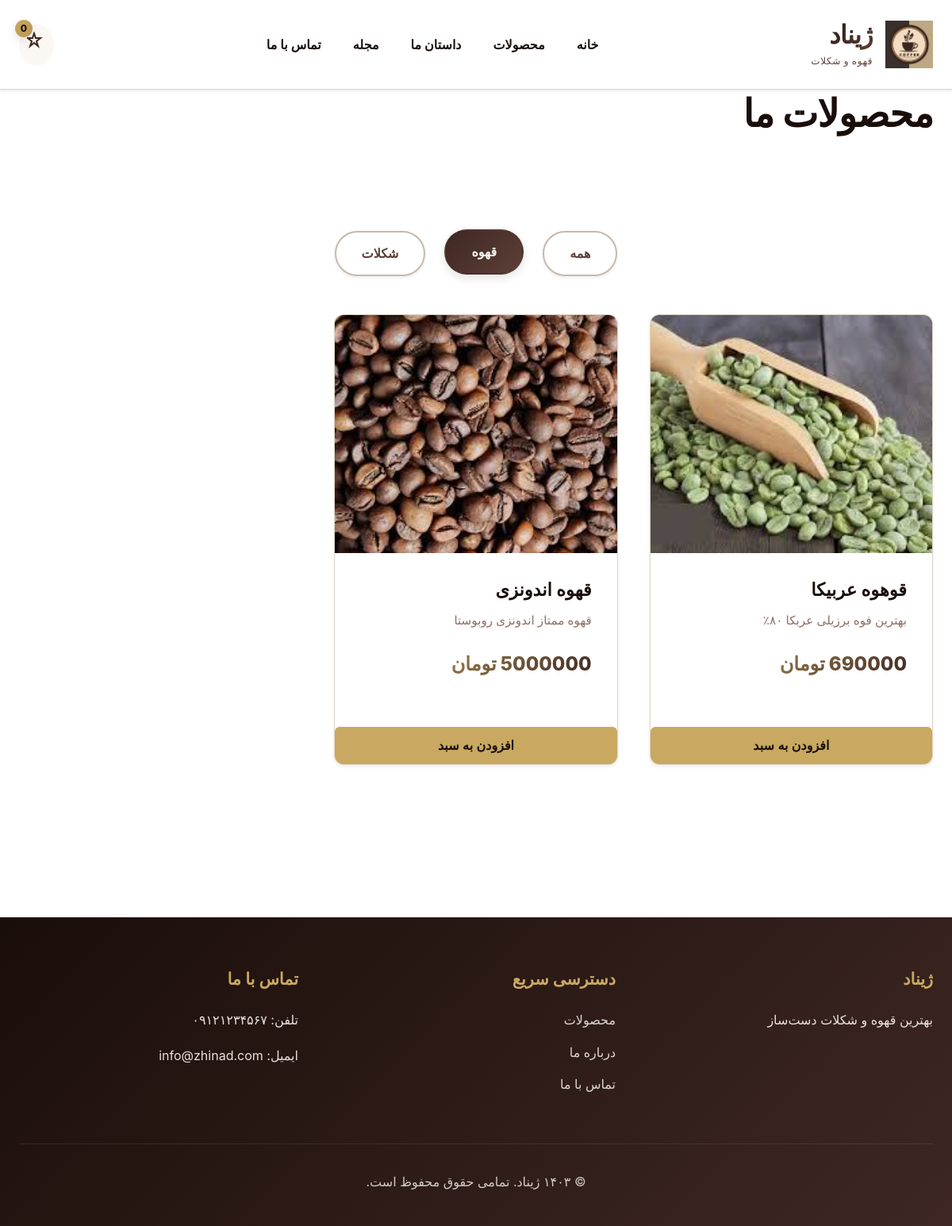
Before: /products/?category=coffee with the older database file.
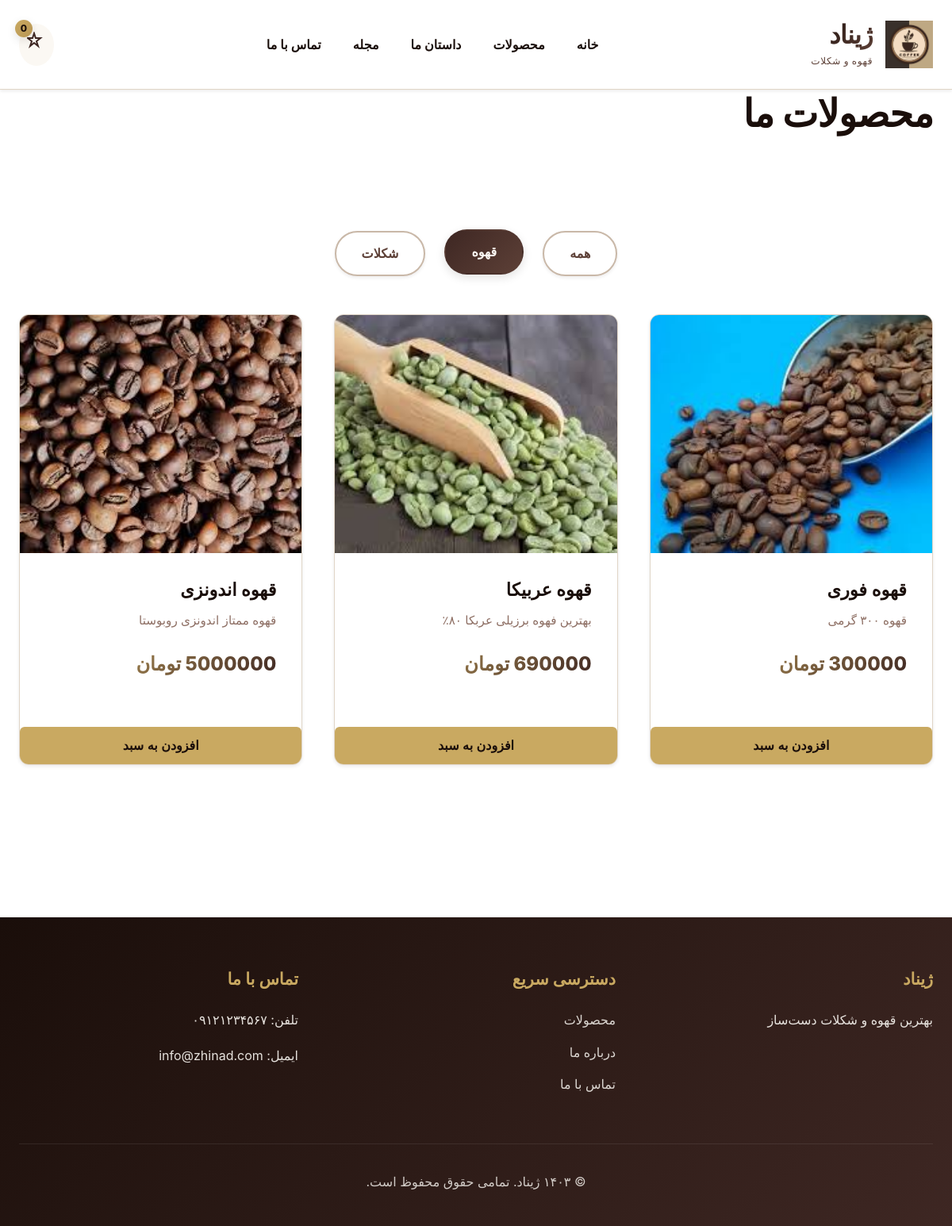
After: the same page with the newer database file.
### website/models.py (models this page shows, shortened)
class Product(models.Model):
    CATEGORY_CHOICES = [
        ('coffee', 'قهوه'),
        ('chocolate', 'شکلات'),
    ]
    title = models.CharField(max_length=200, verbose_name='عنوان')
    slug = models.SlugField(max_length=200, unique=True, blank=True, verbose_name='نامک')
    subtitle = models.CharField(max_length=300, blank=True, verbose_name='زیرعنوان')
    description = models.TextField(verbose_name='توضیحات')
    category = models.CharField(max_length=20, choices=CATEGORY_CHOICES, verbose_name='دسته‌بندی')
    main_image = models.ImageField(upload_to='products/main/', verbose_name='تصویر اصلی')
    price = models.DecimalField(max_digits=10, decimal_places=0, verbose_name='قیمت (تومان)')
    is_active = models.BooleanField(default=True, verbose_name='فعال')
    stock = models.IntegerField(default=0, verbose_name='موجودی')
    created_at = models.DateTimeField(auto_now_add=True, verbose_name='تاریخ ایجاد')
    updated_at = models.DateTimeField(auto_now=True, verbose_name='تاریخ بروزرسانی')
    class Meta:
        verbose_name = 'محصول'
        verbose_name_plural = 'محصولات'
        ordering = ['-created_at']

### website/views.py (the view)
# urls.py: path('products/', views.ProductListView.as_view(), name='products'),
class ProductListView(ListView):
    model = Product
    template_name = 'website/products_list.html'
    context_object_name = 'products'
    paginate_by = 12
    def get_queryset(self):
        queryset = Product.objects.filter(is_active=True)
        category = self.request.GET.get('category')
        if category in ['coffee', 'chocolate']:
            queryset = queryset.filter(category=category)
        return queryset
    def get_context_data(self, **kwargs):
        context = super().get_context_data(**kwargs)
        context['selected_category'] = self.request.GET.get('category', 'all')
        return context

### website/templates/website/products_list.html (shortened to what this page needs)
{% extends 'website/base.html' %}
{% block content %}
<div class="page-header">
    <div class="container">
        <h1>محصولات ما</h1>
    </div>
</div>
<section class="products-section">
    <div class="container">
        <div class="category-filter">
            <a href="{% url 'website:products' %}"
               class="filter-btn {% if selected_category == 'all' %}active{% endif %}">
                همه
            </a>
            <a href="{% url 'website:products' %}?category=coffee"
               class="filter-btn {% if selected_category == 'coffee' %}active{% endif %}">
                قهوه
            </a>
            <a href="{% url 'website:products' %}?category=chocolate"
               class="filter-btn {% if selected_category == 'chocolate' %}active{% endif %}">
                شکلات
            </a>
        </div>
        <div class="products-grid">
            {% for product in products %}
            <div class="product-card">
                <a href="{% url 'website:product_detail' product.slug %}">
                    <div class="product-image">
                        {% if product.main_image %}
                        <img src="{{ product.main_image.url }}" alt="{{ product.title }}">
                        {% endif %}
                    </div>
                    <div class="product-info">
                        <h3 class="product-title">{{ product.title }}</h3>
                        {% if product.subtitle %}
                        <p class="product-subtitle">{{ product.subtitle }}</p>
                        {% endif %}
                        <p class="product-price">{{ product.price|floatformat:0 }} تومان</p>
                    </div>
                </a>
                {% if product.stock > 0 %}
                <form action="{% url 'website:add_to_cart' product.id %}" method="post">
                    <button type="submit" class="btn btn-secondary">افزودن به سبد</button>
                </form>
                {% endif %}
            </div>
            {% empty %}
            <p class="no-products">محصولی یافت نشد.</p>
            {% endfor %}
        </div>
    </div>
</section>
{% endblock %}

### website/templates/website/base.html (shortened to what this page needs)
<!DOCTYPE html>
<html lang="fa" dir="rtl">
<head>
    {% load static %}
    <link rel="stylesheet" href="{% static 'website/css/style.css' %}">
</head>
<body>
<header class="header">
    <div class="container">
        <div class="header-content">
            <div class="logo">
                <a href="{% url 'website:home' %}">
                    <img src="{% static 'website/images/logo.png' %}" alt="ژیناد" class="logo-image">
                    <div class="logo-text">
                        <h1>ژیناد</h1>
                        <p class="tagline">قهوه و شکلات</p>
                    </div>
                </a>
            </div>
            <nav class="nav">
                <a href="{% url 'website:home' %}" class="nav-link">خانه</a>
                <a href="{% url 'website:products' %}" class="nav-link">محصولات</a>
                <a href="{% url 'website:about' %}" class="nav-link">داستان ما</a>
                <a href="{% url 'website:magazine' %}" class="nav-link">مجله</a>
                <a href="{% url 'website:contact' %}" class="nav-link">تماس با ما</a>
            </nav>
            <div class="cart-icon">
                <a href="{% url 'website:cart' %}">
                    <svg width="24" height="24" fill="none" stroke="currentColor" stroke-width="2">
                        <path d="M9 2L7 8H1l5 4-2 6 5-4 5 4-2-6 5-4h-6l-2-6z"/>
                    </svg>
                    <span class="cart-count">{{ request.session.cart|length|default:0 }}</span>
                </a>
            </div>
        </div>
    </div>
</header>
<main class="main-content">
    {% block content %}{% endblock %}
</main>
<footer class="footer">
    <div class="container">
        <div class="footer-content">
            <div class="footer-section">
                <h3>ژیناد</h3>
                <p>بهترین قهوه و شکلات دست‌ساز</p>
            </div>
            <div class="footer-section">
                <h4>دسترسی سریع</h4>
                <ul>
                    <li><a href="{% url 'website:products' %}">محصولات</a></li>
                    <li><a href="{% url 'website:about' %}">درباره ما</a></li>
                    <li><a href="{% url 'website:contact' %}">تماس با ما</a></li>
                </ul>
            </div>
            <div class="footer-section">
                <h4>تماس با ما</h4>
                <p>تلفن: ۰۹۱۲۱۲۳۴۵۶۷</p>
                <p>ایمیل: info@zhinad.com</p>
            </div>
        </div>
        <div class="footer-bottom">
            <p>&copy; ۱۴۰۳ ژیناد. تمامی حقوق محفوظ است.</p>
        </div>
    </div>
</footer>
</body>
</html>

Changed rows visible on the page:
added Product: main_image (picture), title "قهوه فوری", subtitle "قهوه ۳۰۰ گرمی", price "300000", stock "افزودن به سبد"
changed Product: title "قوهوه عربیکا" → "قهوه عربیکا"; subtitle "بهترین فوه برزیلی عربکا ۸۰٪" → "بهترین فهوه برزیلی عربکا ۸۰٪"
